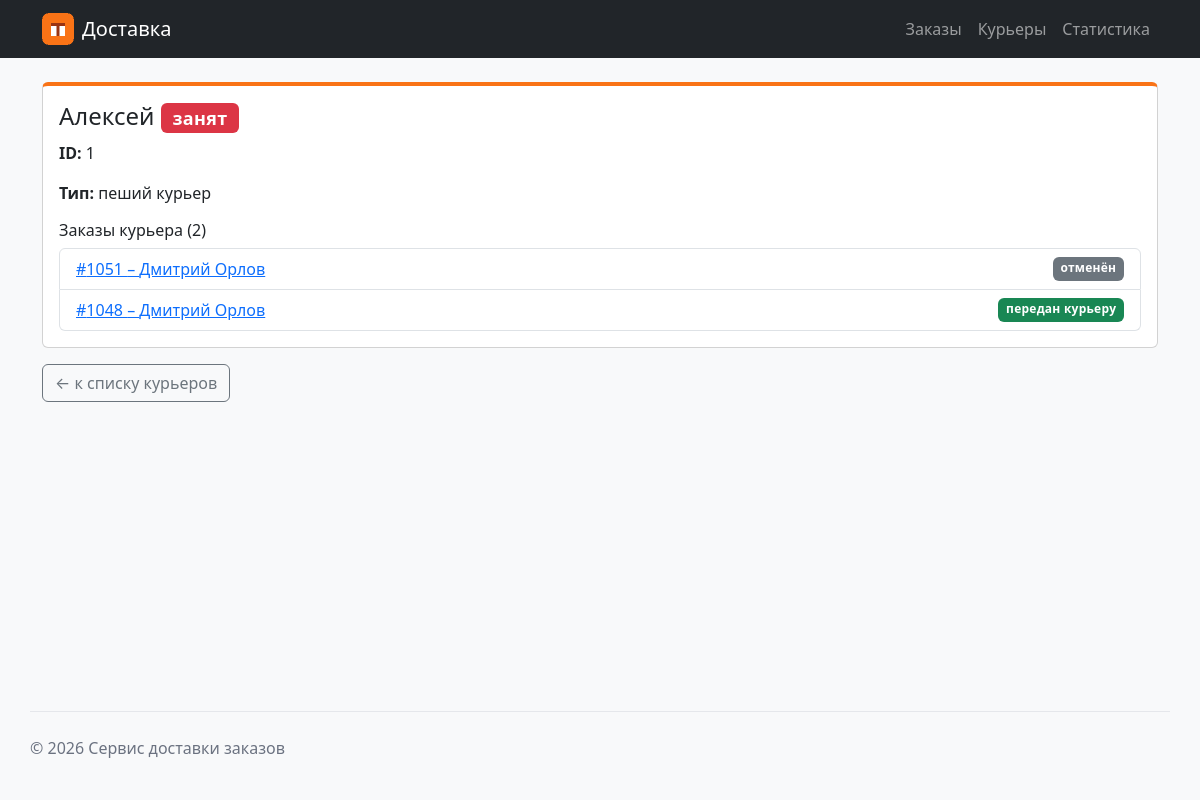
Screenshot of /couriers/1/ with the database file from the repository.
### couriers/views.py (the view)
# urls.py: path("<int:courier_id>/", views.courier_detail, name="courier_detail"),
def courier_detail(request: HttpRequest, courier_id: int) -> HttpResponse:
    courier = fetch_one("""
        SELECT
            id,
            name,
            type,
            is_free
        FROM couriers
        WHERE id = ?
    """, (courier_id,))
    courier_orders = []
    if courier is not None:
        courier_orders = fetch_all("""
            SELECT
                orders.id,
                customers.name AS customer_name,
                CASE
                    WHEN orders.is_cancelled = 1 THEN 'отменён'
                    WHEN orders.courier_id IS NULL THEN 'ожидает курьера'
                    ELSE 'передан курьеру'
                END AS status
            FROM orders
            JOIN customers
                ON orders.customer_id = customers.id
            WHERE orders.courier_id = ?
            ORDER BY orders.created_at DESC
        """, (courier_id,))
    context = {
        "courier": courier,
        "courier_orders": courier_orders,
    }
    return render(
        request,
        "couriers/courier_detail.html",
        context,
        status=404 if courier is None else 200,
    )

### db/database.py (called while the page is built)
def get_connection(create: bool = False) -> sqlite3.Connection:
    if not create and not os.path.exists(DB_PATH):
        raise FileNotFoundError(
            f"База данных {DB_PATH} не найдена: "
            "выполните python -m db.import_json"
        )
    conn = sqlite3.connect(DB_PATH)
    conn.row_factory = sqlite3.Row
    conn.execute("PRAGMA foreign_keys = ON")
    return conn

def fetch_all(sql: str, params: tuple = ()) -> list[sqlite3.Row]:
    with closing(get_connection()) as conn:
        return conn.execute(sql, params).fetchall()

def fetch_one(sql: str, params: tuple = ()) -> sqlite3.Row | None:
    with closing(get_connection()) as conn:
        return conn.execute(sql, params).fetchone()

### couriers/templates/couriers/courier_detail.html (shortened to what this page needs)
{% extends "base.html" %}
{% block content %}
    {% if courier %}
        <div class="card detail-card">
            <div class="card-body">
                <h1 class="h4 card-title">
                    {{ courier.name }}
                    {% include "couriers/includes/courier_busy.html" %}
                </h1>
                <p class="card-text"><strong>ID:</strong> {{ courier.id }}</p>
                <p class="card-text"><strong>Тип:</strong> {{ courier.type }}</p>
                <h2 class="h6 mt-3">Заказы курьера ({{ courier_orders|length }})</h2>
                <ul class="list-group">
                    {% for order in courier_orders %}
                        <li class="list-group-item d-flex justify-content-between">
                            <a href="{% url 'orders:order_detail' order.id %}">
                                #{{ order.id }} – {{ order.customer_name }}
                            </a>
                            {% include "orders/includes/order_status.html" %}
                        </li>
                    {% empty %}
                        <li class="list-group-item">Заказов нет</li>
                    {% endfor %}
                </ul>
            </div>
        </div>
    {% else %}
        <h1 class="text-danger">Курьер не найден</h1>
        <p>Курьер с указанным идентификатором отсутствует.</p>
    {% endif %}
    <a href="{% url 'couriers:couriers' %}" class="btn btn-outline-secondary mt-3">← к списку курьеров</a>
{% endblock %}

### orders/templates/orders/includes/order_status.html
{% if order.status == "отменён" %}
    <span class="badge bg-secondary order-status order-status-cancelled">{{ order.status }}</span>
{% elif order.status == "ожидает курьера" %}
    <span class="badge bg-warning text-dark order-status order-status-waiting">{{ order.status }}</span>
{% else %}
    <span class="badge bg-success order-status order-status-active">{{ order.status }}</span>
{% endif %}

### homepage/static/homepage/css/style.css (style rules this page uses)
:root { --delivery-accent: #f97316; --delivery-muted: #6b7280; }
body { min-height: 100vh; display: flex; flex-direction: column; }
.detail-card { border-top: 4px solid var(--delivery-accent); }
.order-status, .courier-busy { font-weight: 600; letter-spacing: 0.02em; }

### rows the page displays
couriers: name "Алексей"
customers: id "1051", customer_name "Дмитрий Орлов", status "отменён", id "1048", status "передан курьеру"

### other values shown
{{ courier.id }} "1"
{{ courier.type }} "пеший курьер"
{{ courier_orders|length }} "2"
